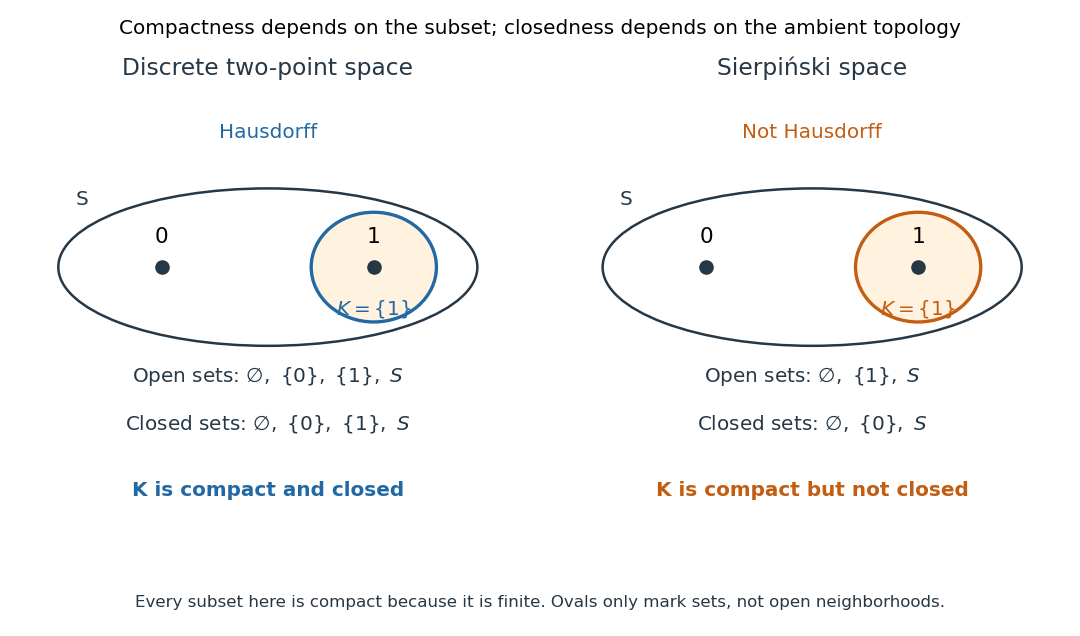

This chart was generated by the following Python code:
"""Generate sierpinski-compact-subset-closedness.png in the CWD.

Tested with Python 3.14.4, Matplotlib 3.10.7, and NumPy 2.3.5.
Point locations are schematic; open and closed sets are listed exactly.
"""

from pathlib import Path

import matplotlib.pyplot as plt
from matplotlib.patches import Ellipse


def main():
    fig, axes = plt.subplots(1, 2, figsize=(9, 5.3), dpi=120, facecolor="white")
    ink, blue, orange = "#263746", "#2269a4", "#c25d12"
    rows = [
        ("Discrete two-point space", r"$\varnothing,\ \{0\},\ \{1\},\ S$",
         r"$\varnothing,\ \{0\},\ \{1\},\ S$", "Hausdorff", "K is compact and closed", blue),
        ("Sierpiński space", r"$\varnothing,\ \{1\},\ S$",
         r"$\varnothing,\ \{0\},\ S$", "Not Hausdorff", "K is compact but not closed", orange),
    ]
    for ax, (title, opens, closed, separation, result, color) in zip(axes, rows):
        ax.set(xlim=(0, 1), ylim=(0, 1))
        ax.axis("off")
        ax.set_title(title, fontsize=14, pad=12, color=ink)
        ax.text(.5, .91, separation, ha="center", color=color, fontsize=12)
        ax.add_patch(Ellipse((.5, .64), .87, .33, facecolor="white", edgecolor=ink, lw=1.5))
        ax.add_patch(Ellipse((.72, .64), .26, .23, facecolor="#fff2df", edgecolor=color, lw=2))
        ax.scatter([.28, .72], [.64, .64], s=60, color=ink, zorder=3)
        ax.text(.28, .69, "0", ha="center", fontsize=13)
        ax.text(.72, .69, "1", ha="center", fontsize=13)
        ax.text(.72, .54, r"$K=\{1\}$", ha="center", fontsize=12, color=color)
        ax.text(.10, .77, "S", fontsize=12, color=ink)
        ax.text(.5, .40, "Open sets: " + opens, ha="center", fontsize=12, color=ink)
        ax.text(.5, .30, "Closed sets: " + closed, ha="center", fontsize=12, color=ink)
        ax.text(.5, .16, result, ha="center", fontsize=12, color=color, weight="bold")
    fig.suptitle("Compactness depends on the subset; closedness depends on the ambient topology",
                 fontsize=12, y=.97)
    fig.text(.5, .045, "Every subset here is compact because it is finite. Ovals only mark sets, not open neighborhoods.",
             ha="center", fontsize=10, color=ink)
    fig.subplots_adjust(left=.025, right=.975, top=.85, bottom=.10, wspace=.13)
    fig.savefig(Path(__file__).stem + ".png", facecolor="white", transparent=False)
    plt.close(fig)


if __name__ == "__main__":
    main()
